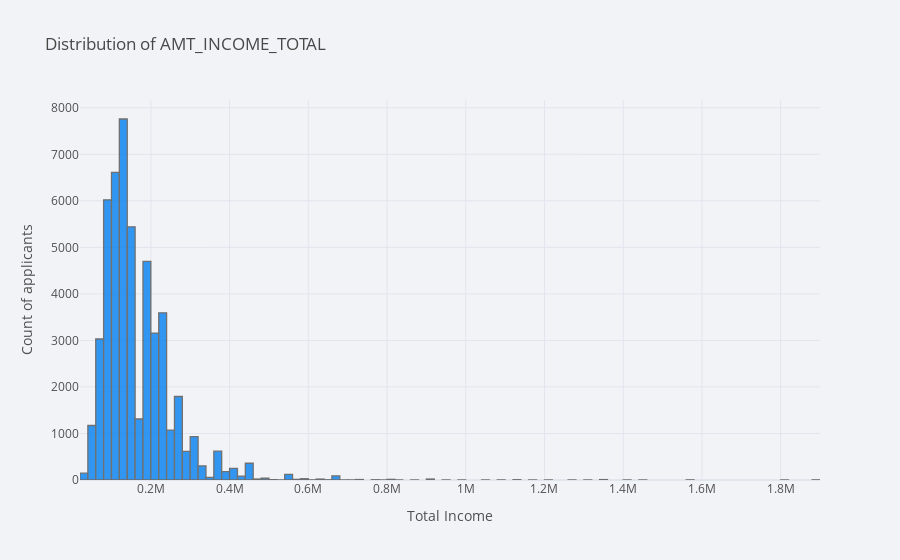

The cell this chart's notebook holds for it:
### Code cell
cf.set_config_file(theme='polar')

normalised_home_loan[normalised_home_loan['AMT_INCOME_TOTAL'] < 2000000]['AMT_INCOME_TOTAL'].iplot(kind='histogram', bins=100,
   xTitle = 'Total Income', yTitle ='Count of applicants',
             title='Distribution of AMT_INCOME_TOTAL')

### Figure 1 — Plotly figure (JSON) as saved in the notebook; plotly's stock layout.template omitted (floating-point values rounded to 4 significant figures; data arrays with more than 128 entries replaced by an {"elided": "..."} marker saying what was removed)
{"data": [{"histfunc": "count", "histnorm": "", "marker": {"color": "rgba(0, 128, 240, 1.0)", "line": {"color": "#505050", "width": 1.3}}, "name": "AMT_INCOME_TOTAL", "nbinsx": 100, "opacity": 0.8, "orientation": "v", "type": "histogram", "x": {"elided": "49644 float values"}}], "layout": {"barmode": "overlay", "legend": {"bgcolor": "#F2F3F7", "font": {"color": "#505050"}}, "paper_bgcolor": "#F2F3F7", "plot_bgcolor": "#F2F3F7", "title": {"font": {"color": "#484848"}, "text": "Distribution of AMT_INCOME_TOTAL"}, "xaxis": {"gridcolor": "#E1E5ED", "showgrid": true, "tickfont": {"color": "#505050"}, "title": {"font": {"color": "#505050"}, "text": "Total Income"}, "zerolinecolor": "#E1E5ED"}, "yaxis": {"gridcolor": "#E1E5ED", "showgrid": true, "tickfont": {"color": "#505050"}, "title": {"font": {"color": "#505050"}, "text": "Count of applicants"}, "zerolinecolor": "#E1E5ED"}}}
